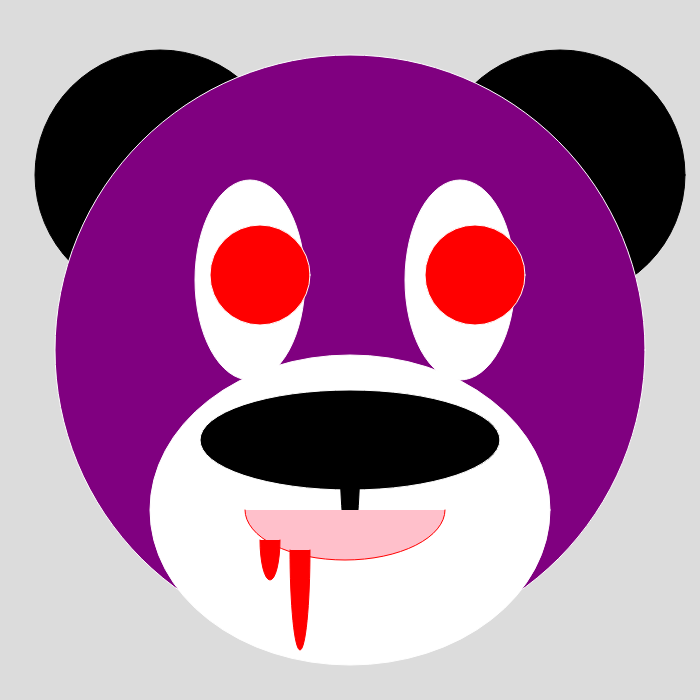
Frame 1 (no input)
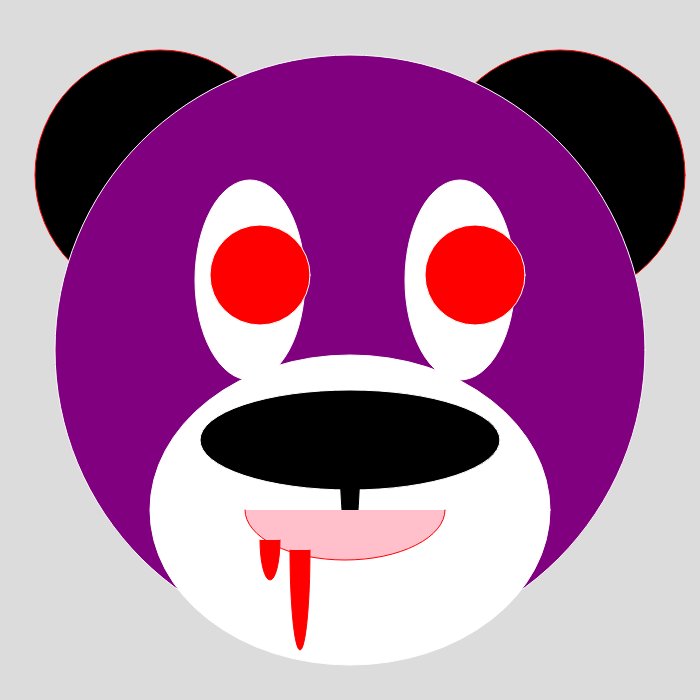
Frame 60 (no input)
Frame 120 (the mouse pressed at the canvas centre since frame 60): identical to frame 60, image omitted

The p5.js sketch that drew these frames (run headless with seeded random() and noise() and a simulated clock; from frame 60 on, the mouse is pressed at the canvas centre):

// p5.js sketch
// ── sketch.js
/*  
    self portrait
    v1
    mmp210 example week 2
*/
var eyecolor='275'; 
var facecolor= '350';
var bloodthickness='20';
var earcolor='175';
var eyeball='280';

function setup() {
	createCanvas(700, 700);
}

function draw() {
    //default
    background(220);
    //ears
    fill("black");
    ellipse(160,earcolor,250);
    ellipse(560,earcolor,250);
    //head
        stroke("none")
        fill("purple");
        ellipse(facecolor,facecolor,590);
    //eyes
        fill("white");
        ellipse(460,eyeball,110,200);
        ellipse(250,eyeball,110,200);
    //eyecolor
        fill("red");
        ellipse(260,eyecolor,100);
        ellipse(475,eyecolor,100);
    //mouth
    fill("white");
    ellipse(350, 510, 400, 310);
    //nose 
    fill("black");
    ellipse(350, 440, 300, 100);
    stroke("black");
    arc(350, 450, 20, 200, 0, PI);
    stroke("red");
    fill("pink");
    arc(345, 510, 200, 100, 0, PI);
    
    //blood
    fill("red");
    arc(300, 550, bloodthickness,200, 0, PI);
    arc(270, 540, bloodthickness,80, 0, PI);
    
}
// ── style.css
h1{font-family: fantasy;
    margin-left: 30%;
    color:darkslategrey;
	font-size:65px;
	text-decoration:underline;}
body{font-family:verdana;
    padding:30;}
p{font-size:80%;
  text-align: center;}
img {text-align:center; }
ul{color:darksalmon;
text-align: center;}
div {
    width: 300px;
    border: 2px solid pink;
    padding: 10px;
    margin: 5px;
}
